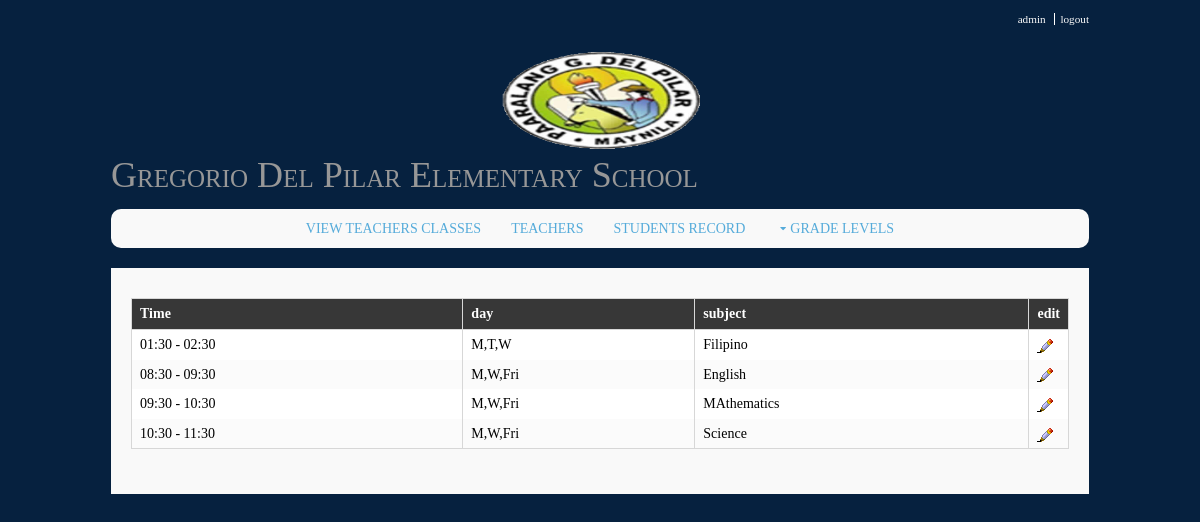
Page /sched.php?g=Grade 3-Orchids3 &t=2000160 (signed in) on the committed database.
### tables this page shows
CREATE TABLE `teachers_class` (
  `t_id` int(255) NOT NULL,
  `teachers_id` varchar(255) NOT NULL,
  `glevel_section` varchar(255) NOT NULL,
  `type_of_teacher` varchar(255) NOT NULL,
  `subjects` varchar(255) NOT NULL,
  `b_time` varchar(10) NOT NULL,
  `e_time` varchar(10) NOT NULL,
  `day` varchar(15) NOT NULL,
  `school_year` varchar(25) NOT NULL
);

### sched.php (the view, shortened to what this page needs)
<?php
require "required_files.php";
  require_once ("functions/functions.php");
 $t_id = $_GET['t'];
 $g_level = $_GET['g'];
 $teachers_sched = "SELECT t_id,subjects,b_time,e_time,day,glevel_section FROM teachers_class where teachers_id LIKE '%$t_id%' AND glevel_section = '$g_level'";
                    $result_sched = mysqli_query($connect, $teachers_sched);
 ?>
<!DOCTYPE html>
<html>
<body>
<div class='wrapper row0'>
 <div id='topbar' class='clear'>
<nav>
 <ul>
  <li> <?php echo $_SESSION['username'];?></li>
 <li><a href='logout.php'>logout</a></li>
 </ul>
 </nav>
 </div>
</div>
<?php
 echo layout();
?>
<div class="wrapper row2">
  <div class="rounded">
    <nav id="mainav" class="clear">
   <?php
   echo navigation_principal();
  ?>
  </div>
</div>
<div class="wrapper row3">
  <div class="rounded">
    <main class="container clear">
         <table>
           <thead>
           <tr>
             <th>Time</th>
             <th>day</th>
             <th>subject</th>
             <th>edit</th>
            </tr>
           </thead>
           <tbody>
           <?php  while ($row= mysqli_fetch_assoc($result_sched)){
                          $t_id = $row['t_id'];?>
             <tr>
               <td>
                <?php echo $row['b_time']." - ". $row['e_time'];  ?>
               </td>
               <td>
                <?php echo $row['day'];  ?>
               </td>
               <td>
                <?php echo $row['subjects'];  ?>
               </td>
                <td width="20"><a href="edit_sched.php?id=<?php echo $t_id; ?>"> <img src="b_edit.png"> </a></td>
               <?php }?>
             </tr>
           </tbody>
         </table>
    </main>
  </div>
</div>
</body>
</html>

### functions/functions.php (shortened to what this page needs)
<?php
    $g_level = "SELECT * FROM g_level";
    $grade_result = mysqli_query($connect, $g_level);
function layout(){
$output ="<html>";
$output .="<head>";
$output .=	"<title>Software Engineering</title>";
$output .=	"<meta charset='utf-8'>";
$output .=	"<meta name='viewport' content='width=device-width, initial-scale=1.0, maximum-scale=1.0, user-scalable=no'>";
$output .=	"<link href='layout/styles/layout.css' rel='stylesheet' type='text/css' media='all'>";
$output .=	"</head>";
$output .=	"<body id='op'>";
$output .=	"<div class='wrapper row1'>";
 $output .=	"<header id='header' class='clear'>";
 $output .=	"<center><img src='logo1.png' style='width:200px;height:100px;'></center> <br />";
 $output .=	"<div id='logo' class='fl_left'>";
 $output .=	"<h1>Gregorio Del Pilar Elementary School</h1><br>";
  $output .=	"</div>";
  $output .="  </header>";
  return $output;
}
function navigation_principal(){
  global $grade_result;
	$output = "<ul class='clear'>";
    $output .= "<li class='active'><a href='view_teachers.php'>view teachers classes</a></li>";
     $output .= "<li  class='active'><a href='teachers_prin.php'>teachers</a></li>";
	$output .=	"<li a class='active'> <a href='view_grade_level.php'>Students Record</a></li>";
  $output .=  "<li a class='active'> <a class='drop' href='#'>Grade levels</a><ul>";
  while ($row= mysqli_fetch_array($grade_result, MYSQLI_ASSOC)){
     $output .= "<li><a href='grade_levels.php?g_id=".$row['g_id']."'>" .$row['grade_name']. "</a></li>";
}
  $output .=  "</ul></li>";
	$output .=	"</ul>";
	$output .=	"</div>";
return $output;
}
?>

### layout/styles/layout.css (style rules this page uses)
#topbar { padding:10px 0 0 0; text-align:right; font-size:.8em; }
#topbar li { display:inline; margin-right:3px; padding-right:8px; border-right:1px solid; }
#topbar li:last-child { margin-right:0; padding-right:0; border:none; }
#header #logo h1 { margin:0 0 8px 0; padding:0; font-size:36px; line-height:12px; font-variant:small-caps; font-style:normal; }
.container { padding:20px 10px; }
nav ul, nav ol { margin:0; padding:0; list-style:none; }
#mainav .drop::after, #mainav li li .drop::after, #breadcrumb li a::after, .sidebar nav a::after { position:absolute; font-family:"FontAwesome"; font-size:10px; line-height:10px; }
#mainav { text-align:center; text-transform:uppercase; }
#mainav li { display:inline-block; position:relative; margin:0 30px 0 0; padding:0; }
#mainav li:last-child { margin-right:0; }
#mainav li a { display:block; padding:0; }
#mainav .drop { padding-left:15px; }
#mainav .drop::after, #mainav li li .drop::after { content:"\f0d7"; }
#mainav .drop::after { top:5px; left:5px; }
table, th, td { border:1px solid; border-collapse:collapse; vertical-align:top; box-sizing:border-box; }
table, th { table-layout:auto; }
table { width:100%; margin-bottom:15px; }
th, td { padding:5px 8px; }
td { border-width:0 1px; }
.rounded, input, button, textarea, #header input, #footer input, #slide-wrapper figcaption, .avatar, #comments li, .faico a, #twitter, .pagination a, .pagination strong { border-radius:10px; }
body { color:#F9F9F9; background-color:#06213F; }
a { color:#55ABDA; }
.rounded { background-color:#F9F9F9; }
.row0, .row0 a { color:#F9F9F9; background-color:#06213F; }
.row1 { color:#979797; background-color:#06213F; }
.row1 a { color:#F9F9F9; background-color:inherit; }
.row2, .row2 a { color:#06213F; background-color:inherit; }
.row3 { color:black; background-color:#F9F9F9; }
#topbar li { border-color:#FFFFFF; }
#mainav li a { color:inherit; }
#mainav .active a, #mainav a:hover, #mainav li:hover > a { color:#55ABDA; background-color:inherit; }
table, th, td, #comments .avatar, #comments input, #comments textarea { border-color:#D7D7D7; }
th { color:#FFFFFF; background-color:#373737; }
tr, #comments li, #comments input[type="submit"], #comments input[type="reset"] { background-color:#FBFBFB; }
tr:nth-child(odd), #comments li:nth-child(odd) { color:inherit; background-color:#FFFFFF; }
table a, #comments a { background-color:inherit; }
@media screen and (min-width:978px) { .wrapper { max-width:978px; } }

### layout/styles/framework.css (style rules this page uses)
html { overflow-y:scroll; }
body { margin:0; padding:0; font-size:14px; line-height:1.4em; }
.clear, .group { display:block; }
.clear::before, .clear::after, .group::before, .group::after { display:table; content:""; }
.clear, .clear::after, .group, .group::after { clear:both; }
a { outline:none; text-decoration:none; }
.fl_left, .imgl { float:left; }
img { width:auto; max-width:100%; height:auto; margin:0; padding:0; border:none; line-height:normal; vertical-align:middle; box-sizing:border-box; }
body, h1, h2, h3, h4, h5, h6, .heading { font-family:Georgia, "Times New Roman", Times, serif; }
h1, h2, h3, h4, h5, h6, .heading { display:block; margin:0 0 20px 0; font-size:16px; line-height:normal; font-weight:normal; font-style:normal; }
.wrapper { display:block; margin:0 auto 20px; text-align:left; word-wrap:break-word; }
.rounded, #topbar, #header, #mainav, #slider, .container, #footer, #copyright { display:block; width:100%; box-sizing:border-box; }
.rounded { margin:0; padding:10px; }
address, article, aside, figcaption, figure, footer, header, main, nav, section { display:block; margin:0; padding:0; }

### rows in the picture
teachers_class: b_time "01:30", e_time "02:30", day "M,T,W", subjects "Filipino"
teachers_class: b_time "08:30", e_time "09:30", day "M,W,Fri", subjects "English"
teachers_class: b_time "09:30", e_time "10:30", day "M,W,Fri", subjects "MAthematics"
teachers_class: b_time "10:30", e_time "11:30", day "M,W,Fri", subjects "Science"

### other values in the picture
$_SESSION['username'] "admin"
